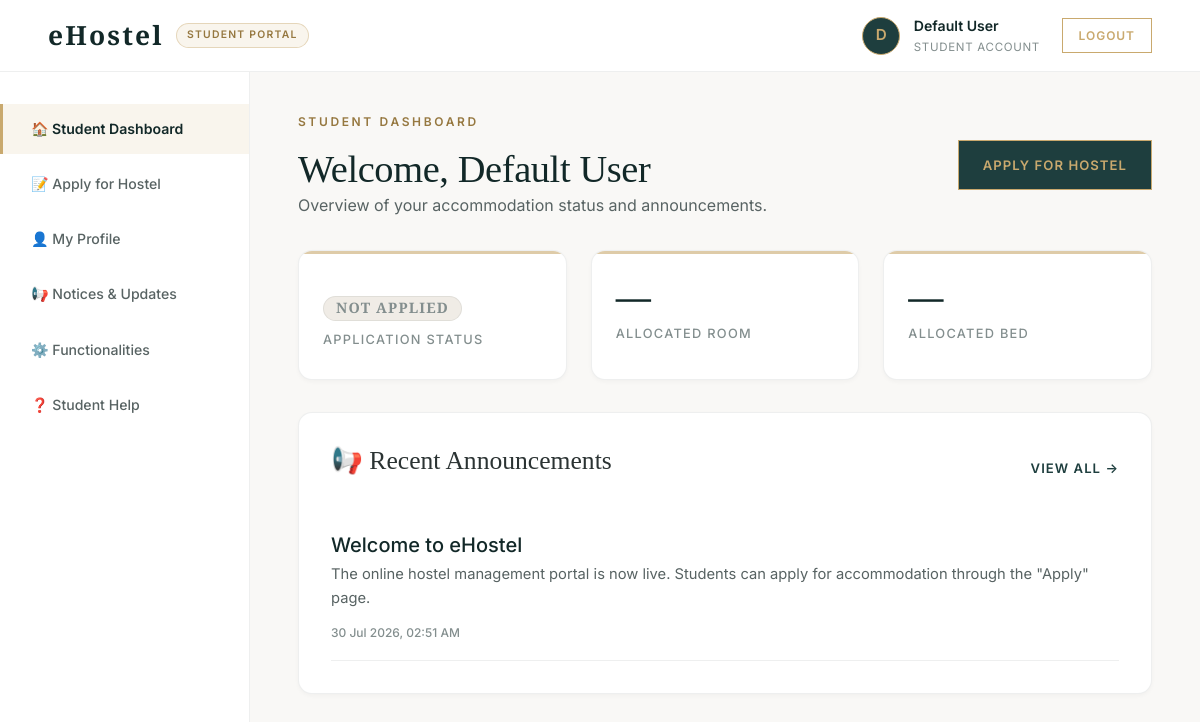
The page /student/dashboard.php (signed in) on the database its author committed.
### tables this page shows
CREATE TABLE IF NOT EXISTS announcements (
    announcement_id INT AUTO_INCREMENT PRIMARY KEY,
    title           VARCHAR(150) NOT NULL,
    content         TEXT NOT NULL,
    posted_by       INT,
    posted_date     TIMESTAMP DEFAULT CURRENT_TIMESTAMP,
    FOREIGN KEY (posted_by) REFERENCES users(user_id) ON DELETE SET NULL
);

### includes/auth.php (called while the page is built, shortened)
<?php
function h($str) {
    return htmlspecialchars($str ?? '', ENT_QUOTES, 'UTF-8');
}

### student/dashboard.php (the view, shortened to what this page needs)
<?php
require_once __DIR__ . '/../includes/auth.php';
require_once __DIR__ . '/../config/db.php';
$uid = $_SESSION['user_id'];
$stmt = mysqli_prepare($conn, "SELECT * FROM applications WHERE user_id = ? ORDER BY application_id DESC LIMIT 1");
mysqli_stmt_bind_param($stmt, "i", $uid);
mysqli_stmt_execute($stmt);
$application = mysqli_stmt_get_result($stmt)->fetch_assoc();
$allocation = null;
$anns = mysqli_query($conn, "SELECT title, content, posted_date FROM announcements ORDER BY posted_date DESC LIMIT 3");
?>
<!DOCTYPE html>
<html lang="en">
<head>
<link rel="stylesheet" href="../css/style.css?v=20260729">
</head>
<body>
<?php include __DIR__ . '/../includes/sidebar.php'; ?>
<div class="page-header">
    <div>
        <span class="section-label">STUDENT DASHBOARD</span>
        <h1 class="serif-heading" style="font-size:2.4rem;">Welcome, <?= h($_SESSION['full_name']) ?></h1>
        <p>Overview of your accommodation status and announcements.</p>
    </div>
    <div>
        <a href="apply.php" class="btn btn-luxury btn-accent">Apply For Hostel</a>
    </div>
</div>
<div class="card-grid" style="margin-bottom:2rem;">
    <div class="stat-card">
        <div class="num">
            <?php if ($application): ?>
                <span class="badge badge-<?= $application['status'] === 'approved' ? 'success' : ($application['status'] === 'rejected' ? 'danger' : 'warning') ?>" style="font-size:0.9rem;padding:0.35rem 0.85rem;">
                    <?= h(strtoupper($application['status'])) ?>
                </span>
            <?php else: ?>
                <span class="badge badge-muted" style="font-size:0.9rem;">NOT APPLIED</span>
            <?php endif; ?>
        </div>
        <div class="label">Application Status</div>
    </div>
    <div class="stat-card">
        <div class="num" style="font-size:2.2rem;"><?= $allocation ? h($allocation['room_number']) : '—' ?></div>
        <div class="label">Allocated Room</div>
    </div>
    <div class="stat-card">
        <div class="num" style="font-size:2.2rem;"><?= $allocation ? h($allocation['bed_number']) : '—' ?></div>
        <div class="label">Allocated Bed</div>
    </div>
</div>
<div class="card">
    <div style="display:flex;justify-content:space-between;align-items:center;margin-bottom:1.5rem;">
        <h3 class="serif-heading" style="font-size:1.6rem;">📢 Recent Announcements</h3>
        <a href="announcements.php" style="font-size:0.82rem;font-weight:600;text-transform:uppercase;letter-spacing:0.08em;">View All &rarr;</a>
    </div>
    <?php if ($anns && mysqli_num_rows($anns) > 0): ?>
        <?php while ($a = mysqli_fetch_assoc($anns)): ?>
            <div style="padding:1rem 0;border-bottom:1px solid var(--border);">
                <h4 style="color:var(--primary-dark);margin-bottom:0.35rem;"><?= h($a['title']) ?></h4>
                <p style="margin:0 0 0.5rem;color:var(--text-secondary);font-size:0.92rem;line-height:1.6;"><?= h($a['content']) ?></p>
                <span style="font-size:0.75rem;color:var(--text-muted);font-weight:500;"><?= date('d M Y, h:i A', strtotime($a['posted_date'])) ?></span>
            </div>
        <?php endwhile; ?>
    <?php else: ?>
        <p class="empty-state">No announcements posted yet.</p>
    <?php endif; ?>
</div>
<?php include __DIR__ . '/../includes/sidebar_close.php'; ?>
</body>
</html>

### rows shown on the page
announcements: title "Welcome to eHostel", content "The online hostel management portal is now live. Students can apply for accommodation through the \"Apply\" page.", posted_date "30 Jul 2026, 02:51 AM"

### other values the page prints
$role "STUDENT"
substr($_SESSION['full_name'] ?? 'U', 0, 1) "D"
$_SESSION['full_name'] "Default User"
